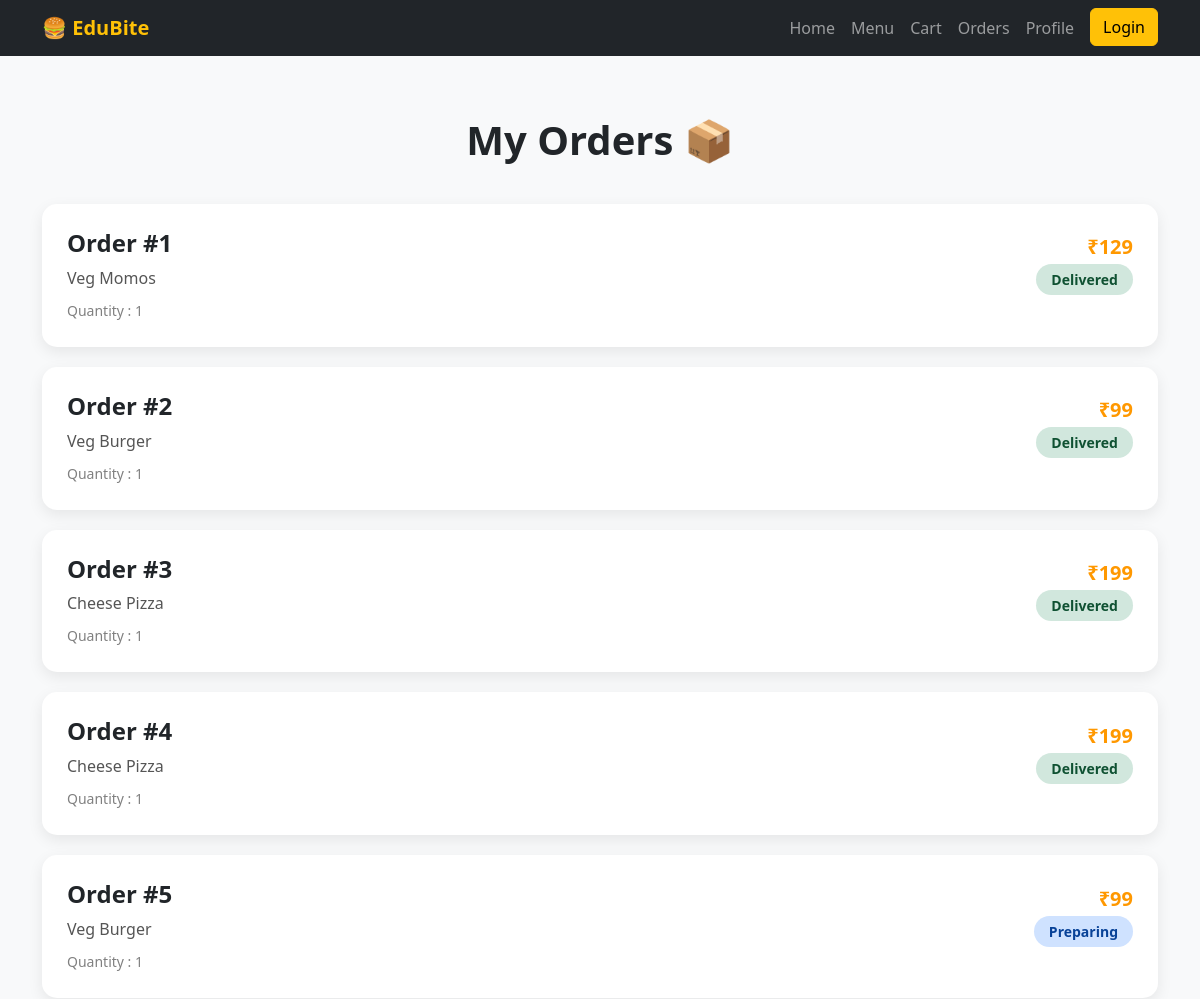
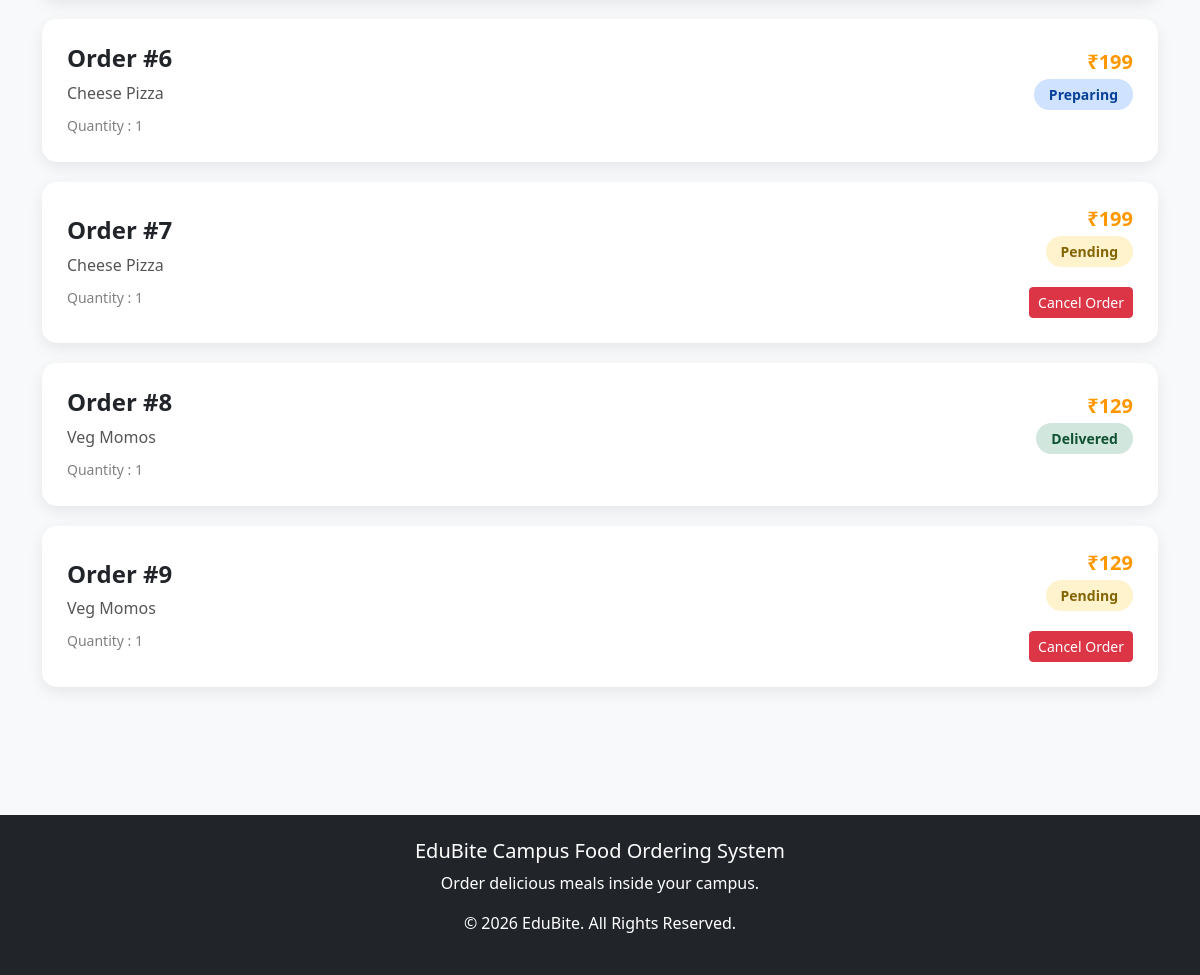
Screenshot of /orders/ (signed in) with the database file from the repository (2 pictures, top to bottom).
### anonymous/models.py (models this page shows, shortened)
class Order(models.Model):
    STATUS_CHOICES = (
        ('Pending', 'Pending'),
        ('Preparing', 'Preparing'),
        ('Delivered', 'Delivered'),
        ('Cancelled', 'Cancelled'),
    )
    user = models.ForeignKey(Register, on_delete=models.CASCADE)
    food = models.ForeignKey(Food, on_delete=models.CASCADE)
    quantity = models.IntegerField(default=1)
    total_price = models.IntegerField()
    status = models.CharField(
        max_length=20,
        choices=STATUS_CHOICES,
        default='Pending'
    )

class Food(models.Model):
    CATEGORY_CHOICES = (
        ('Pizza', 'Pizza'),
        ('Burger', 'Burger'),
        ('Momos', 'Momos'),
        ('Drinks', 'Drinks'),
    )
    name = models.CharField(max_length=100)
    category = models.CharField(
        max_length=50,
        choices=CATEGORY_CHOICES,
        default='Pizza'
    )
    description = models.TextField(default="")
    price = models.IntegerField()
    image = models.CharField(max_length=200)

### anonymous/views.py (the view)
# urls.py: path('orders/', anoview.orders, name="orders"),
def orders(request):
    if "user_id" not in request.session:
        return redirect('/login/')
    user = Register.objects.get(
        id=request.session["user_id"]
    )
    orders = Order.objects.filter(
        user=user
    )
    return render(
        request,
        "orders.html",
        {"orders": orders}
    )

### anonymous/templates/orders.html
{% extends 'base.html' %}
{% load static %}
{% block content %}
<section class="orders-section">
    <div class="container">
        <h1 class="orders-title">
            My Orders 📦
        </h1>
        {% for order in orders %}
        <div class="order-card">
            <div class="order-left">
                <h4>
                    Order #{{ order.id }}
                </h4>
                <p>
                    {{ order.food.name }}
                </p>
                <span class="order-date">
                    Quantity : {{ order.quantity }}
                </span>
            </div>
            <div class="order-right">
                <h5>
                    ₹{{ order.total_price }}
                </h5>
                {% if order.status == "Pending" %}
                <span class="status pending">
                    Pending
                </span>
                {% elif order.status == "Preparing" %}
                <span class="status preparing">
                    Preparing
                </span>
                {% elif order.status == "Delivered" %}
                <span class="status delivered">
                    Delivered
                </span>
                {% elif order.status == "Cancelled" %}
                <span class="status cancelled">
                    Cancelled
                </span>
                {% endif %}
                <br><br>
                {% if order.status == "Pending" %}
                <a href="/cancel-order/{{ order.id }}/" class="btn btn-danger btn-sm"
                    onclick="return confirm('Cancel this order?')">
                    Cancel Order
                </a>
                {% endif %}
            </div>
        </div>
        {% empty %}
        <div class="alert alert-warning">
            No Orders Found
        </div>
        {% endfor %}
    </div>
</section>
{% endblock %}

### anonymous/static/css/style.css (style rules this page uses)
* { margin:0; padding:0; box-sizing:border-box; }
body { background:#f8f9fa; }

### anonymous/static/css/orders.css (style rules this page uses)
.orders-section { min-height:100vh; background:#f8f9fa; padding:60px 0; }
.orders-title { text-align:center; margin-bottom:40px; font-weight:700; }
.order-card { background:white; border-radius:15px; padding:25px; margin-bottom:20px; display:flex; justify-content:space-between; align-items:center; box-shadow:0 5px 15px rgba(0,0,0,0.08); }
.order-left h4 { font-weight:600; }
.order-left p { margin:8px 0; color:#555; }
.order-date { font-size:14px; color:gray; }
.order-right { text-align:right; }
.order-right h5 { color:#ff9800; font-weight:bold; }
.status { padding: 6px 15px; border-radius: 20px; font-size: 14px; font-weight: 600; }
.pending { background: #fff3cd; color: #856404; }
.preparing { background: #cfe2ff; color: #084298; }
.delivered { background: #d1e7dd; color: #0f5132; }

### rows the page displays
Order: id "1", food.name "Veg Momos", quantity "1", total_price "129", status "Delivered"
Order: id "2", food.name "Veg Burger", quantity "1", total_price "99", status "Delivered"
Order: id "3", food.name "Cheese Pizza", quantity "1", total_price "199", status "Delivered"
Order: id "4", food.name "Cheese Pizza", quantity "1", total_price "199", status "Delivered"
Order: id "5", food.name "Veg Burger", quantity "1", total_price "99", status "Preparing"
Order: id "6", food.name "Cheese Pizza", quantity "1", total_price "199", status "Preparing"
Order: id "7", food.name "Cheese Pizza", quantity "1", total_price "199", status "Pending"
Order: id "8", food.name "Veg Momos", quantity "1", total_price "129", status "Delivered"
Order: id "9", food.name "Veg Momos", quantity "1", total_price "129", status "Pending"
